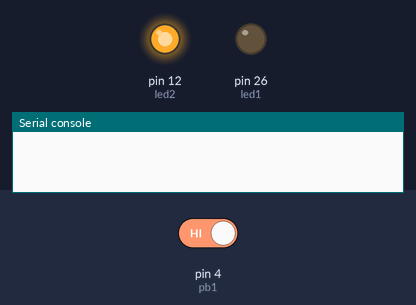
A program run on a simulated MicroPython board. On the bench: output pins drawn as LEDs (lit = HIGH), the last lines printed to the serial console. The test bench sets the inputs (shaded band); at power-on: pin 4 (pb1) HIGH.

Above: at 1.2 s.
1.3 s: pin 4 (pb1) driven LOW
2.8 s: pin 4 (pb1) driven HIGH
At 3.7 s:
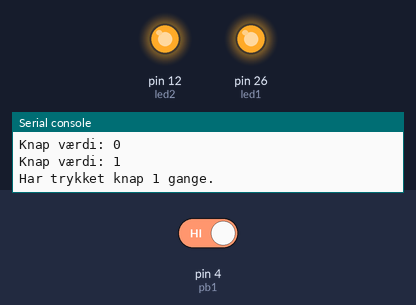
Timing chart, 0 to 5.8 s (numbered marks = the images above; inputs shaded):
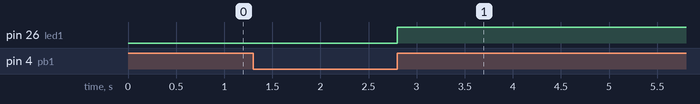

The program:

5.0_Marios_kode.py
```python
from machine import Pin
from time import sleep

pb1 = Pin(4, Pin.IN)
led1 = Pin(26, Pin.OUT)
counter = 0
led2 = Pin(12, Pin.OUT)
led2.on()
already_printed = False

while True:
    if not pb1.value():
        if not already_printed:
            print("Knap værdi:",pb1.value())
            already_printed = True
    if pb1.value() and already_printed:
        counter += 1
        led1.value(not led1.value())
        print("Knap værdi:",pb1.value())
        print("Har trykket knap",counter,"gange.")
        already_printed = False
```

Measured:
- after the input at 2.8 s, pin 26 (led1): LOW → HIGH at once
